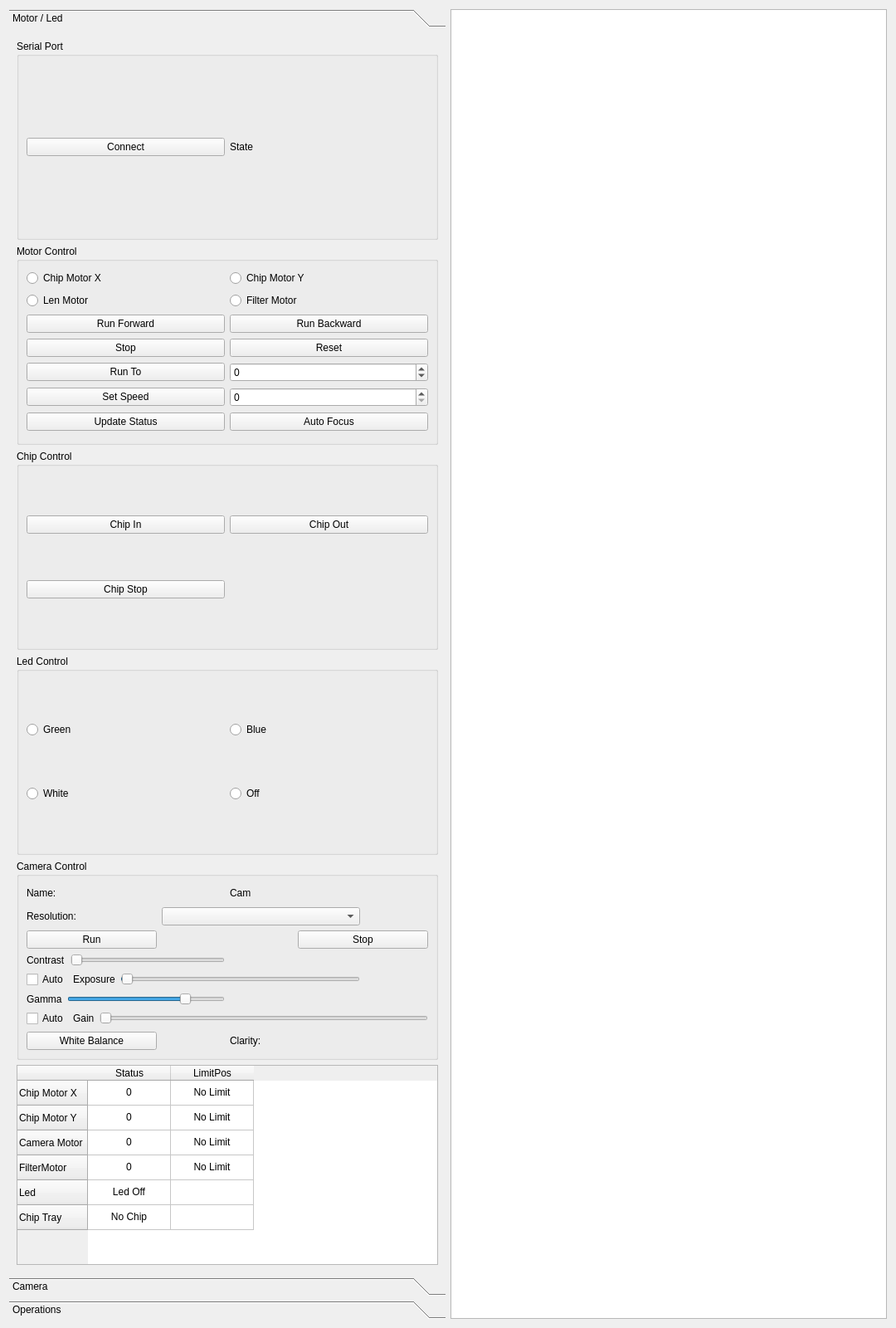
<?xml version="1.0" encoding="UTF-8"?>
<ui version="4.0">
 <class>debugModeUi</class>
 <widget class="QWidget" name="debugModeUi">
  <property name="geometry">
   <rect>
    <x>0</x>
    <y>0</y>
    <width>1080</width>
    <height>1600</height>
   </rect>
  </property>
  <property name="baseSize">
   <size>
    <width>1080</width>
    <height>1600</height>
   </size>
  </property>
  <property name="windowTitle">
   <string>Form</string>
  </property>
  <layout class="QGridLayout" name="gridLayout">
   <item row="0" column="2">
    <widget class="QGraphicsView" name="gvMain"/>
   </item>
   <item row="0" column="1">
    <widget class="QToolBox" name="toolBox">
     <property name="currentIndex">
      <number>0</number>
     </property>
     <widget class="QWidget" name="page">
      <property name="geometry">
       <rect>
        <x>0</x>
        <y>0</y>
        <width>528</width>
        <height>1474</height>
       </rect>
      </property>
      <attribute name="label">
       <string>Motor / Led</string>
      </attribute>
      <layout class="QVBoxLayout" name="verticalLayout">
       <item>
        <widget class="QGroupBox" name="groupBox_7">
         <property name="sizePolicy">
          <sizepolicy hsizetype="Preferred" vsizetype="Minimum">
           <horstretch>0</horstretch>
           <verstretch>0</verstretch>
          </sizepolicy>
         </property>
         <property name="title">
          <string>Serial Port</string>
         </property>
         <layout class="QGridLayout" name="gridLayout_7">
          <item row="0" column="1">
           <widget class="QLabel" name="lblSerialState">
            <property name="text">
             <string>State</string>
            </property>
           </widget>
          </item>
          <item row="0" column="0">
           <widget class="QPushButton" name="btnConnect">
            <property name="text">
             <string>Connect</string>
            </property>
           </widget>
          </item>
         </layout>
        </widget>
       </item>
       <item>
        <widget class="QGroupBox" name="groupBox_6">
         <property name="title">
          <string>Motor Control</string>
         </property>
         <layout class="QGridLayout" name="gridLayout_3">
          <item row="0" column="0">
           <widget class="QRadioButton" name="rBtnChipMotorX">
            <property name="text">
             <string>Chip Motor X</string>
            </property>
           </widget>
          </item>
          <item row="0" column="1">
           <widget class="QRadioButton" name="rBtnChipMotorY">
            <property name="text">
             <string>Chip Motor Y</string>
            </property>
           </widget>
          </item>
          <item row="1" column="0">
           <widget class="QRadioButton" name="rBtnCamMotor">
            <property name="text">
             <string>Len Motor</string>
            </property>
           </widget>
          </item>
          <item row="1" column="1">
           <widget class="QRadioButton" name="rBtnFilterMotor">
            <property name="text">
             <string>Filter Motor</string>
            </property>
           </widget>
          </item>
          <item row="2" column="0">
           <widget class="QPushButton" name="btnMotoRunForward">
            <property name="text">
             <string>Run Forward</string>
            </property>
           </widget>
          </item>
          <item row="2" column="1">
           <widget class="QPushButton" name="btnMotoRunBackward">
            <property name="text">
             <string>Run Backward</string>
            </property>
           </widget>
          </item>
          <item row="3" column="0">
           <widget class="QPushButton" name="btnMotoStop">
            <property name="text">
             <string>Stop</string>
            </property>
           </widget>
          </item>
          <item row="3" column="1">
           <widget class="QPushButton" name="btnMotoReset">
            <property name="text">
             <string>Reset</string>
            </property>
           </widget>
          </item>
          <item row="4" column="0">
           <widget class="QPushButton" name="btnMotoSteps">
            <property name="text">
             <string>Run To</string>
            </property>
           </widget>
          </item>
          <item row="4" column="1">
           <widget class="QSpinBox" name="editMotoRunSteps">
            <property name="minimum">
             <number>-100</number>
            </property>
            <property name="maximum">
             <number>2000</number>
            </property>
           </widget>
          </item>
          <item row="5" column="0">
           <widget class="QPushButton" name="btnSetMotoSpeed">
            <property name="text">
             <string>Set Speed</string>
            </property>
           </widget>
          </item>
          <item row="5" column="1">
           <widget class="QSpinBox" name="editMotoSpeed">
            <property name="minimum">
             <number>0</number>
            </property>
            <property name="maximum">
             <number>100</number>
            </property>
           </widget>
          </item>
          <item row="6" column="0">
           <widget class="QPushButton" name="btnUpdateSysStatus">
            <property name="text">
             <string>Update Status</string>
            </property>
           </widget>
          </item>
          <item row="6" column="1">
           <widget class="QPushButton" name="btnAutoFocus">
            <property name="text">
             <string>Auto Focus</string>
            </property>
            <property name="checkable">
             <bool>true</bool>
            </property>
           </widget>
          </item>
         </layout>
        </widget>
       </item>
       <item>
        <widget class="QGroupBox" name="groupBox_2">
         <property name="title">
          <string>Chip Control</string>
         </property>
         <layout class="QGridLayout" name="gridLayout_5">
          <item row="0" column="0">
           <widget class="QPushButton" name="btnChipIn">
            <property name="text">
             <string>Chip In</string>
            </property>
           </widget>
          </item>
          <item row="0" column="1">
           <widget class="QPushButton" name="btnChipOut">
            <property name="text">
             <string>Chip Out</string>
            </property>
           </widget>
          </item>
          <item row="1" column="0">
           <widget class="QPushButton" name="btnChipStop">
            <property name="text">
             <string>Chip Stop</string>
            </property>
           </widget>
          </item>
         </layout>
        </widget>
       </item>
       <item>
        <widget class="QGroupBox" name="groupBox_5">
         <property name="sizePolicy">
          <sizepolicy hsizetype="Preferred" vsizetype="Minimum">
           <horstretch>0</horstretch>
           <verstretch>0</verstretch>
          </sizepolicy>
         </property>
         <property name="title">
          <string>Led Control</string>
         </property>
         <layout class="QGridLayout" name="gridLayout_2">
          <item row="2" column="0">
           <widget class="QRadioButton" name="rBtnLedGreen">
            <property name="text">
             <string>Green</string>
            </property>
           </widget>
          </item>
          <item row="3" column="1">
           <widget class="QRadioButton" name="rBtnLedOff">
            <property name="text">
             <string>Off</string>
            </property>
           </widget>
          </item>
          <item row="3" column="0">
           <widget class="QRadioButton" name="rBtnLedWhite">
            <property name="text">
             <string>White</string>
            </property>
           </widget>
          </item>
          <item row="2" column="1">
           <widget class="QRadioButton" name="rBtnLedBlue">
            <property name="text">
             <string>Blue</string>
            </property>
           </widget>
          </item>
         </layout>
        </widget>
       </item>
       <item>
        <widget class="QGroupBox" name="groupBox">
         <property name="sizePolicy">
          <sizepolicy hsizetype="Minimum" vsizetype="Preferred">
           <horstretch>0</horstretch>
           <verstretch>0</verstretch>
          </sizepolicy>
         </property>
         <property name="title">
          <string>Camera Control</string>
         </property>
         <layout class="QGridLayout" name="gridLayout_4">
          <item row="2" column="0" colspan="2">
           <widget class="QPushButton" name="btnCamRun">
            <property name="text">
             <string>Run</string>
            </property>
            <property name="checkable">
             <bool>true</bool>
            </property>
           </widget>
          </item>
          <item row="5" column="0" colspan="3">
           <layout class="QHBoxLayout" name="horizontalLayout_15">
            <item>
             <widget class="QLabel" name="label_16">
              <property name="text">
               <string>Gamma</string>
              </property>
             </widget>
            </item>
            <item>
             <widget class="QSlider" name="hsGamma_3">
              <property name="minimum">
               <number>30</number>
              </property>
              <property name="maximum">
               <number>250</number>
              </property>
              <property name="value">
               <number>200</number>
              </property>
              <property name="orientation">
               <enum>Qt::Horizontal</enum>
              </property>
             </widget>
            </item>
           </layout>
          </item>
          <item row="0" column="0">
           <widget class="QLabel" name="label_6">
            <property name="text">
             <string>Name:</string>
            </property>
           </widget>
          </item>
          <item row="4" column="0" colspan="5">
           <layout class="QHBoxLayout" name="horizontalLayout_14">
            <item>
             <widget class="QCheckBox" name="cbExposure_3">
              <property name="text">
               <string>Auto</string>
              </property>
              <property name="checked">
               <bool>false</bool>
              </property>
             </widget>
            </item>
            <item>
             <widget class="QLabel" name="label_15">
              <property name="text">
               <string>Exposure</string>
              </property>
             </widget>
            </item>
            <item>
             <widget class="QSlider" name="hsExposure_3">
              <property name="enabled">
               <bool>true</bool>
              </property>
              <property name="minimum">
               <number>1</number>
              </property>
              <property name="maximum">
               <number>2000</number>
              </property>
              <property name="sliderPosition">
               <number>8</number>
              </property>
              <property name="orientation">
               <enum>Qt::Horizontal</enum>
              </property>
             </widget>
            </item>
           </layout>
          </item>
          <item row="6" column="0" colspan="6">
           <layout class="QHBoxLayout" name="horizontalLayout_16">
            <item>
             <widget class="QCheckBox" name="cbGain_3">
              <property name="text">
               <string>Auto</string>
              </property>
              <property name="checked">
               <bool>false</bool>
              </property>
             </widget>
            </item>
            <item>
             <widget class="QLabel" name="label_17">
              <property name="text">
               <string>Gain</string>
              </property>
             </widget>
            </item>
            <item>
             <widget class="QSlider" name="hsGain_3">
              <property name="enabled">
               <bool>true</bool>
              </property>
              <property name="minimum">
               <number>8</number>
              </property>
              <property name="maximum">
               <number>63</number>
              </property>
              <property name="value">
               <number>8</number>
              </property>
              <property name="orientation">
               <enum>Qt::Horizontal</enum>
              </property>
             </widget>
            </item>
           </layout>
          </item>
          <item row="1" column="0" colspan="2">
           <widget class="QLabel" name="label_8">
            <property name="text">
             <string>Resolution:</string>
            </property>
           </widget>
          </item>
          <item row="1" column="2" colspan="3">
           <widget class="QComboBox" name="cmbResolution"/>
          </item>
          <item row="0" column="3">
           <widget class="QLabel" name="lblCamName">
            <property name="text">
             <string>Cam</string>
            </property>
           </widget>
          </item>
          <item row="3" column="0" colspan="3">
           <layout class="QHBoxLayout" name="horizontalLayout_13">
            <item>
             <widget class="QLabel" name="label_14">
              <property name="text">
               <string>Contrast</string>
              </property>
             </widget>
            </item>
            <item>
             <widget class="QSlider" name="hsContrast_3">
              <property name="minimum">
               <number>30</number>
              </property>
              <property name="maximum">
               <number>200</number>
              </property>
              <property name="orientation">
               <enum>Qt::Horizontal</enum>
              </property>
             </widget>
            </item>
           </layout>
          </item>
          <item row="7" column="0" colspan="2">
           <widget class="QPushButton" name="btnWB">
            <property name="text">
             <string>White Balance</string>
            </property>
           </widget>
          </item>
          <item row="2" column="4" colspan="2">
           <widget class="QPushButton" name="btnCamStop">
            <property name="text">
             <string>Stop</string>
            </property>
            <property name="checkable">
             <bool>true</bool>
            </property>
           </widget>
          </item>
          <item row="3" column="3" colspan="2">
           <widget class="QLabel" name="lblContrast_3">
            <property name="minimumSize">
             <size>
              <width>20</width>
              <height>0</height>
             </size>
            </property>
            <property name="text">
             <string/>
            </property>
           </widget>
          </item>
          <item row="7" column="3">
           <widget class="QLabel" name="lblClarity">
            <property name="text">
             <string>Clarity: </string>
            </property>
           </widget>
          </item>
         </layout>
        </widget>
       </item>
       <item>
        <widget class="QTableWidget" name="tblSysStatus">
         <property name="sizePolicy">
          <sizepolicy hsizetype="Preferred" vsizetype="Preferred">
           <horstretch>0</horstretch>
           <verstretch>0</verstretch>
          </sizepolicy>
         </property>
         <row>
          <property name="text">
           <string>Chip Motor X</string>
          </property>
         </row>
         <row>
          <property name="text">
           <string>Chip Motor Y</string>
          </property>
         </row>
         <row>
          <property name="text">
           <string>Camera Motor</string>
          </property>
         </row>
         <row>
          <property name="text">
           <string>FilterMotor</string>
          </property>
         </row>
         <row>
          <property name="text">
           <string>Led</string>
          </property>
         </row>
         <row>
          <property name="text">
           <string>Chip Tray</string>
          </property>
         </row>
         <column>
          <property name="text">
           <string>Status</string>
          </property>
         </column>
         <column>
          <property name="text">
           <string>LimitPos</string>
          </property>
         </column>
         <item row="0" column="0">
          <property name="text">
           <string>0</string>
          </property>
          <property name="textAlignment">
           <set>AlignCenter</set>
          </property>
         </item>
         <item row="0" column="1">
          <property name="text">
           <string>No Limit</string>
          </property>
          <property name="textAlignment">
           <set>AlignCenter</set>
          </property>
         </item>
         <item row="1" column="0">
          <property name="text">
           <string>0</string>
          </property>
          <property name="textAlignment">
           <set>AlignCenter</set>
          </property>
         </item>
         <item row="1" column="1">
          <property name="text">
           <string>No Limit</string>
          </property>
          <property name="textAlignment">
           <set>AlignCenter</set>
          </property>
         </item>
         <item row="2" column="0">
          <property name="text">
           <string>0</string>
          </property>
          <property name="textAlignment">
           <set>AlignCenter</set>
          </property>
         </item>
         <item row="2" column="1">
          <property name="text">
           <string>No Limit</string>
          </property>
          <property name="textAlignment">
           <set>AlignCenter</set>
          </property>
         </item>
         <item row="3" column="0">
          <property name="text">
           <string>0</string>
          </property>
          <property name="textAlignment">
           <set>AlignCenter</set>
          </property>
         </item>
         <item row="3" column="1">
          <property name="text">
           <string>No Limit</string>
          </property>
          <property name="textAlignment">
           <set>AlignCenter</set>
          </property>
         </item>
         <item row="4" column="0">
          <property name="text">
           <string>Led Off</string>
          </property>
          <property name="textAlignment">
           <set>AlignCenter</set>
          </property>
         </item>
         <item row="5" column="0">
          <property name="text">
           <string>No Chip</string>
          </property>
          <property name="textAlignment">
           <set>AlignCenter</set>
          </property>
         </item>
        </widget>
       </item>
      </layout>
     </widget>
     <widget class="QWidget" name="page_2">
      <property name="geometry">
       <rect>
        <x>0</x>
        <y>0</y>
        <width>528</width>
        <height>1474</height>
       </rect>
      </property>
      <attribute name="label">
       <string>Camera</string>
      </attribute>
      <layout class="QGridLayout" name="gridLayout_6">
       <item row="0" column="0">
        <widget class="QGroupBox" name="groupBox_3">
         <property name="title">
          <string>Zoom View</string>
         </property>
         <layout class="QVBoxLayout" name="verticalLayout_5">
          <item>
           <layout class="QHBoxLayout" name="horizontalLayout_9">
            <item>
             <widget class="QPushButton" name="btnZoomIn">
              <property name="maximumSize">
               <size>
                <width>40</width>
                <height>16777215</height>
               </size>
              </property>
              <property name="text">
               <string>+</string>
              </property>
             </widget>
            </item>
            <item>
             <widget class="QPushButton" name="btnZoomOut">
              <property name="maximumSize">
               <size>
                <width>40</width>
                <height>16777215</height>
               </size>
              </property>
              <property name="text">
               <string>-</string>
              </property>
             </widget>
            </item>
            <item>
             <widget class="QPushButton" name="btnResetView">
              <property name="maximumSize">
               <size>
                <width>40</width>
                <height>16777215</height>
               </size>
              </property>
              <property name="text">
               <string>=</string>
              </property>
             </widget>
            </item>
           </layout>
          </item>
          <item>
           <layout class="QHBoxLayout" name="horizontalLayout_10">
            <item>
             <widget class="QCheckBox" name="cbHFlip">
              <property name="text">
               <string>H Flip</string>
              </property>
              <property name="checked">
               <bool>false</bool>
              </property>
             </widget>
            </item>
            <item>
             <widget class="QCheckBox" name="cbVFlip">
              <property name="text">
               <string>V Flip</string>
              </property>
             </widget>
            </item>
           </layout>
          </item>
         </layout>
        </widget>
       </item>
      </layout>
     </widget>
     <widget class="QWidget" name="page_4">
      <property name="geometry">
       <rect>
        <x>0</x>
        <y>0</y>
        <width>528</width>
        <height>1474</height>
       </rect>
      </property>
      <attribute name="label">
       <string>Operations</string>
      </attribute>
      <widget class="QProgressBar" name="progressAutoFocus">
       <property name="geometry">
        <rect>
         <x>9</x>
         <y>1095</y>
         <width>99</width>
         <height>30</height>
        </rect>
       </property>
       <property name="value">
        <number>0</number>
       </property>
      </widget>
     </widget>
    </widget>
   </item>
  </layout>
 </widget>
 <resources/>
 <connections/>
</ui>
